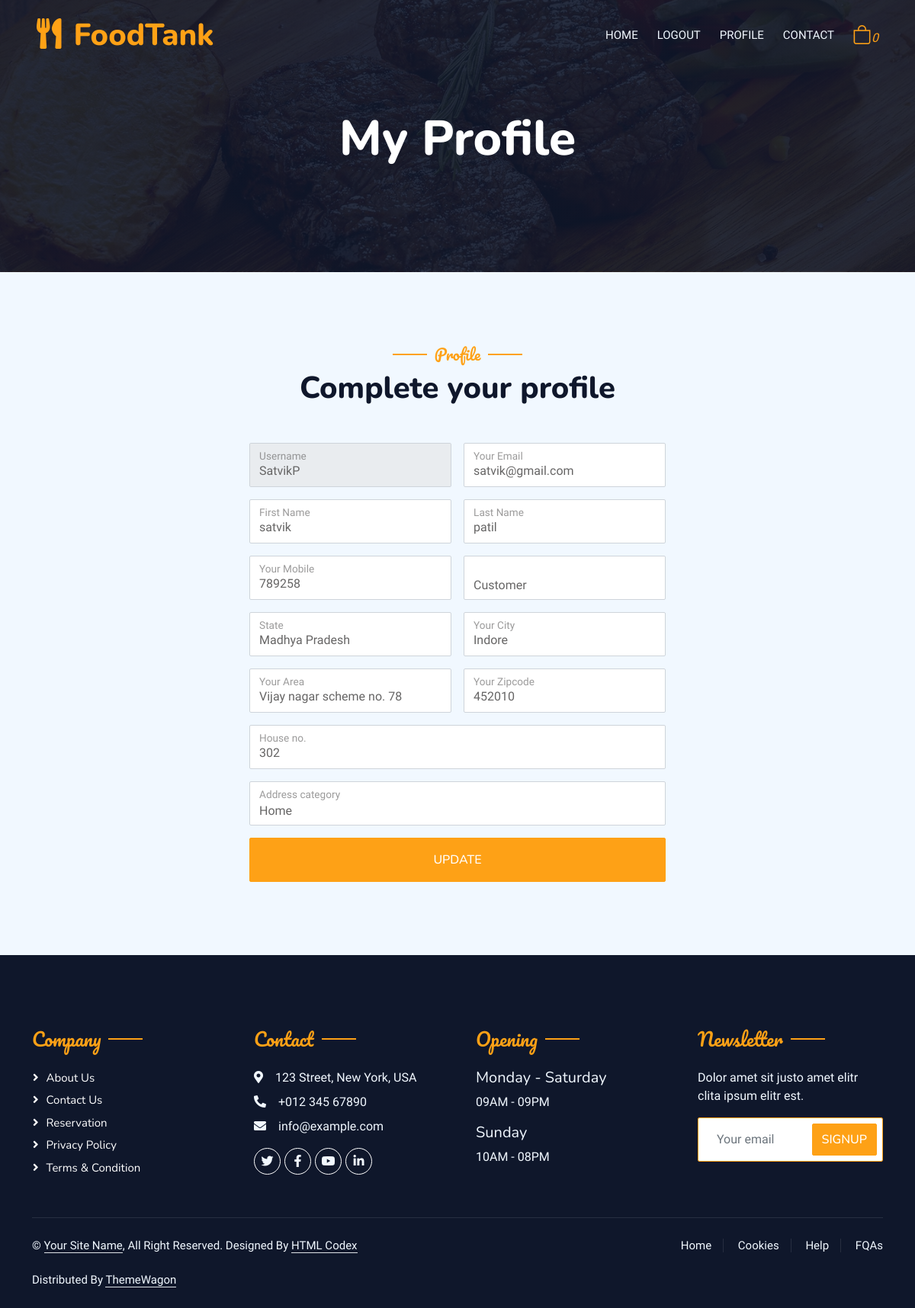
/profile/ (signed in), run on the app's committed database.
### user/models.py (models this page shows, shortened)
class User(AbstractUser):
    mobile = models.CharField(max_length=255, unique=True)
    user_type = models.CharField(max_length=255, choices=USER_TYPE)

class Address(models.Model):
    user = models.ForeignKey(User, on_delete=models.CASCADE)
    state = models.CharField(max_length=255)
    city = models.CharField(max_length=255)
    area = models.CharField(max_length=255)
    house_no = models.IntegerField(blank=True, null=True)
    zipcode = models.CharField(max_length=255)
    landmark = models.CharField(max_length=255, blank=True)
    category = models.CharField(max_length=255, choices=[('Home', 'Home'), ('Work', 'Work')])

### user/views.py (the view, shortened to what this page needs)
# urls.py: path("profile/", views.profile, name="profile"),
def profile(request):
    if not request.user.is_authenticated:
        return redirect("/login/")
    user = request.user
    address, created = Address.objects.get_or_create(user=user)
    if request.method == "POST":
        c = request.POST.get("city", "")
        print(c)
    context = {
        'user_profile' : user,
        'user_address' : address
    }
    if request.user.user_type == "Customer":
        return render(request, 'account/profile.html', context)
    elif request.user.user_type == "Foodprovider":
        context['resturant_data'] = Restaurant.objects.filter(user=request.user)
        return render(request, 'restaurant_admin/profile.html', context)
    else:
        return render(request, 'account/profile.html', context)

### templates/account/profile.html (shortened to what this page needs)
{% extends '../base.html' %}
{% block content %}
{% load static %}
{% load sweetify %}
<div class="container-xxl position-relative p-0">
    {% include 'navbar.html' %}
    <div class="container-xxl py-5 bg-dark hero-header mb-5">
        <div class="container text-center my-5 pt-5 pb-4">
            <h1 class="display-3 text-white mb-3 animated slideInDown">My Profile</h1>
        </div>
    </div>
</div>
<div class="container-xxl py-5">
    <div class="container">
        <div class="text-center wow fadeInUp" data-wow-delay="0.1s">
            <h5 class="section-title ff-secondary text-center text-primary fw-normal">Profile</h5>
            <h1 class="mb-5">Complete your profile</h1>
        </div>
        <div class="row g-4">
            <div class="col-md-6 container">
                <div class="wow fadeInUp" data-wow-delay="0.2s">
                    <form method="POST">
                        <div class="row g-3">
                            <div class="col-md-6">
                                <div class="form-floating">
                                    <input type="text" class="form-control" value="{{user_profile.username}}"
                                        name="name" id="uname" placeholder="Your Name" required disabled>
                                    <label for="uname">Username</label>
                                </div>
                            </div>
                            <div class="col-md-6">
                                <div class="form-floating">
                                    <input type="email" class="form-control" value="{{user_profile.email}}" name="email"
                                        id="email" placeholder="Your Email" required>
                                    <label for="email">Your Email</label>
                                </div>
                            </div>
                            <div class="col-md-6">
                                <div class="form-floating">
                                    <input type="text" class="form-control" value="{{user_profile.first_name}}"
                                        name="fname" id="fname" placeholder="Your First Name" required>
                                    <label for="fname">First Name</label>
                                </div>
                            </div>
                            <div class="col-md-6">
                                <div class="form-floating">
                                    <input type="text" class="form-control" value="{{user_profile.last_name}}"
                                        name="lname" id="lname" placeholder="Your Last Name" required>
                                    <label for="lname">Last Name</label>
                                </div>
                            </div>
                            <div class="col-md-6">
                                <div class="form-floating">
                                    <input type="number" class="form-control" value="{{user_profile.mobile}}"
                                        name="mobile" id="mobile" placeholder="Your mobile no." required>
                                    <label for="mobile">Your Mobile</label>
                                </div>
                            </div>
                            <div class="col-md-6">
                                <div class="form-floating">
                                    <select name="utype" id="utype" class="form-control bg-white" required>
                                        <option value="{{user_profile.user_type}}">{{user_profile.user_type}}</option>
                                    </select>
                                </div>
                            </div>
                            <div class="col-md-6">
                                <div class="form-floating">
                                    <input type="text" class="form-control" value="{{user_address.state}}" name="state"
                                        id="state" placeholder="Your State" required>
                                    <label for="state">State</label>
                                </div>
                            </div>
                            <div class="col-md-6">
                                <div class="form-floating">
                                    <input type="text" class="form-control" value="{{user_address.city}}" name="city"
                                        id="city" placeholder="Your City" required>
                                    <label for="city">Your City</label>
                                </div>
                            </div>
                            <div class="col-md-6">
                                <div class="form-floating">
                                    <input type="text" class="form-control" value="{{user_address.area}}" name="area"
                                        id="area" placeholder="Your Area" required>
                                    <label for="area">Your Area</label>
                                </div>
                            </div>
                            <div class="col-md-6">
                                <div class="form-floating">
                                    <input type="number" class="form-control" value="{{user_address.zipcode}}"
                                        name="zipcode" id="zipcode" placeholder="Your Zipcode" required>
                                    <label for="zipcode">Your Zipcode</label>
                                </div>
                            </div>
                            <div class="col-md-12">
                                <div class="form-floating">
                                    <input type="number" class="form-control" value="{{user_address.house_no}}" name="house"
                                        id="house" placeholder="Your House Number" required>
                                    <label for="house">House no.</label>
                                </div>
                            </div>
                            <div class="col-md-12">
                                <div class="form-floating">
                                    <select name="category" id="category" class="form-control bg-white" required>
                                        <option value="{{user_address.category}}">{{user_address.category}}</option>
                                    </select>
                                    <label for="category">Address category</label>
                                </div>
                            </div>
                            <div class="col-12">
                                <button class="btn btn-primary w-100 py-3" type="submit" id="updateProfile">Update</button>
                            </div>
                        </div>
                    </form>
                </div>
            </div>
        </div>
    </div>
</div>
{% endblock %}

### static/css/style.css (style rules this page uses)
:root { --primary: #FEA116; --light: #F1F8FF; --dark: #0F172B; }
.ff-secondary { font-family: 'Pacifico', cursive; }
.btn { font-family: 'Nunito', sans-serif; font-weight: 500; text-transform: uppercase; transition: .5s; }
.btn.btn-primary, .btn.btn-secondary { color: #FFFFFF; }
.hero-header { background: linear-gradient(rgba(15, 23, 43, .9), rgba(15, 23, 43, .9)), url(../img/bg-hero.jpg); background-position: center center; background-repeat: no-repeat; background-size: cover; }
.section-title { position: relative; display: inline-block; }
.section-title::before { position: absolute; content: ""; width: 45px; height: 2px; top: 50%; left: -55px; margin-top: -1px; background: var(--primary); }
.section-title::after { position: absolute; content: ""; width: 45px; height: 2px; top: 50%; right: -55px; margin-top: -1px; background: var(--primary); }

### data on the page
User: name "SatvikP", email "satvik@gmail.com", fname "satvik", lname "patil", mobile "789258", utype "Customer"
Address: state "Madhya Pradesh", city "Indore", area "Vijay nagar scheme no. 78", zipcode "452010", house "302", category "Home"
